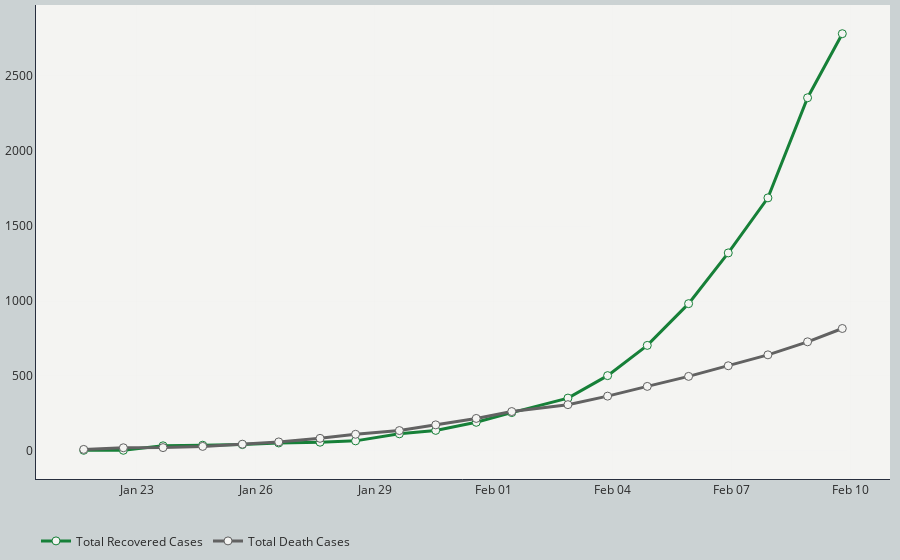

The notebook cell this image was saved under:
### Code cell
# Line plot for recovered cases
# Set up tick scale based on confirmed case number
tickList = list(np.arange(0, df_recovered['Mainland China'].max()+200, 500))

# Create empty figure canvas
fig_combine = go.Figure()
# Add trace to the figure
fig_combine.add_trace(go.Scatter(x=df_recovered['Date'], y=df_recovered['Total'],
                                   mode='lines+markers',
                                   name='Total Recovered Cases',
                                   line=dict(color='#168038', width=3),
                                   marker=dict(size=8, color='#f4f4f2',
                                               line=dict(width=1,color='#168038')),
                                   text=[datetime.strftime(d, '%b %d %Y AEDT') for d in df_recovered['Date']],
                                   hovertext=['Total recovered<br>{:,d} cases<br>'.format(i) for i in df_recovered['Total']],
                                   hovertemplate='<b>%{text}</b><br></br>'+
                                                 '%{hovertext}'+
                                                 '<extra></extra>'))
fig_combine.add_trace(go.Scatter(x=df_deaths['Date'], y=df_deaths['Total'],
                                mode='lines+markers',
                                name='Total Death Cases',
                                line=dict(color='#626262', width=3),
                                marker=dict(size=8, color='#f4f4f2',
                                            line=dict(width=1,color='#626262')),
                                text=[datetime.strftime(d, '%b %d %Y AEDT') for d in df_deaths['Date']],
                                hovertext=['Total death<br>{:,d} cases<br>'.format(i) for i in df_deaths['Total']],
                                hovertemplate='<b>%{text}</b><br></br>'+
                                              '%{hovertext}'+
                                              '<extra></extra>'))
# Customise layout
fig_combine.update_layout(
    #title=dict(
    #    text="<b>Recovered Cases Timeline<b>",
    #    y=0.96, x=0.5, xanchor='center', yanchor='top',
    #    font=dict(size=20, color="#292929", family="Playfair Display")
    #),
    margin=go.layout.Margin(
        l=10,
        r=10,
        b=10,
        t=5,
        pad=0
    ),
    yaxis=dict(
        showline=True, linecolor='#272e3e',
        zeroline=False,
        gridcolor='rgba(203, 210, 211,.3)',
        gridwidth = .1,
        tickmode='array',
        # Set tick range based on the maximum number
        tickvals=tickList,
        # Set tick label accordingly
        ticktext=['{:.0f}'.format(i) for i in tickList]
    ),
#    yaxis_title="Total Recovered Case Number",
    xaxis=dict(
        showline=True, linecolor='#272e3e',
        gridcolor='rgba(203, 210, 211,.3)',
        gridwidth = .1,
        zeroline=False
    ),
    xaxis_tickformat='%b %d',
    hovermode = 'x',
    legend_orientation="h",
#    legend=dict(x=.35, y=-.05),
    plot_bgcolor='#f4f4f2',
    paper_bgcolor='#cbd2d3',
    font=dict(color='#292929')
)

fig_combine.show()

### Figure 1 — Plotly figure (JSON) as saved in the notebook; plotly's stock layout.template omitted (floating-point values rounded to 4 significant figures)
{"data": [{"hovertemplate": "<b>%{text}</b><br></br>%{hovertext}<extra></extra>", "hovertext": ["Total recovered<br>2,784 cases<br>", "Total recovered<br>2,356 cases<br>", "Total recovered<br>1,687 cases<br>", "Total recovered<br>1,319 cases<br>", "Total recovered<br>980 cases<br>", "Total recovered<br>701 cases<br>", "Total recovered<br>499 cases<br>", "Total recovered<br>349 cases<br>", "Total recovered<br>252 cases<br>", "Total recovered<br>187 cases<br>", "Total recovered<br>133 cases<br>", "Total recovered<br>110 cases<br>", "Total recovered<br>63 cases<br>", "Total recovered<br>54 cases<br>", "Total recovered<br>49 cases<br>", "Total recovered<br>38 cases<br>", "Total recovered<br>34 cases<br>", "Total recovered<br>30 cases<br>", "Total recovered<br>0 cases<br>", "Total recovered<br>0 cases<br>"], "line": {"color": "#168038", "width": 3}, "marker": {"color": "#f4f4f2", "line": {"color": "#168038", "width": 1}, "size": 8}, "mode": "lines+markers", "name": "Total Recovered Cases", "text": ["Feb 09 2020 AEDT", "Feb 08 2020 AEDT", "Feb 07 2020 AEDT", "Feb 06 2020 AEDT", "Feb 05 2020 AEDT", "Feb 04 2020 AEDT", "Feb 03 2020 AEDT", "Feb 02 2020 AEDT", "Feb 01 2020 AEDT", "Jan 31 2020 AEDT", "Jan 30 2020 AEDT", "Jan 29 2020 AEDT", "Jan 28 2020 AEDT", "Jan 27 2020 AEDT", "Jan 26 2020 AEDT", "Jan 25 2020 AEDT", "Jan 24 2020 AEDT", "Jan 23 2020 AEDT", "Jan 22 2020 AEDT", "Jan 21 2020 AEDT"], "type": "scatter", "x": ["2020-02-09T19:00:00", "2020-02-08T22:00:00", "2020-02-07T22:00:00", "2020-02-06T22:00:00", "2020-02-05T22:00:00", "2020-02-04T21:00:00", "2020-02-03T21:00:00", "2020-02-02T21:00:00", "2020-02-01T11:00:00", "2020-01-31T13:30:00", "2020-01-30T13:00:00", "2020-01-29T15:00:00", "2020-01-28T12:30:00", "2020-01-27T15:00:00", "2020-01-26T14:00:00", "2020-01-25T16:00:00", "2020-01-24T16:00:00", "2020-01-23T16:00:00", "2020-01-22T16:00:00", "2020-01-21T16:00:00"], "y": [2784, 2356, 1687, 1319, 980, 701, 499, 349, 252, 187, 133, 110, 63, 54, 49, 38, 34, 30, 0, 0]}, {"hovertemplate": "<b>%{text}</b><br></br>%{hovertext}<extra></extra>", "hovertext": ["Total death<br>814 cases<br>", "Total death<br>725 cases<br>", "Total death<br>638 cases<br>", "Total death<br>565 cases<br>", "Total death<br>494 cases<br>", "Total death<br>427 cases<br>", "Total death<br>362 cases<br>", "Total death<br>305 cases<br>", "Total death<br>259 cases<br>", "Total death<br>213 cases<br>", "Total death<br>170 cases<br>", "Total death<br>132 cases<br>", "Total death<br>107 cases<br>", "Total death<br>80 cases<br>", "Total death<br>56 cases<br>", "Total death<br>41 cases<br>", "Total death<br>26 cases<br>", "Total death<br>18 cases<br>", "Total death<br>17 cases<br>", "Total death<br>6 cases<br>"], "line": {"color": "#626262", "width": 3}, "marker": {"color": "#f4f4f2", "line": {"color": "#626262", "width": 1}, "size": 8}, "mode": "lines+markers", "name": "Total Death Cases", "text": ["Feb 09 2020 AEDT", "Feb 08 2020 AEDT", "Feb 07 2020 AEDT", "Feb 06 2020 AEDT", "Feb 05 2020 AEDT", "Feb 04 2020 AEDT", "Feb 03 2020 AEDT", "Feb 02 2020 AEDT", "Feb 01 2020 AEDT", "Jan 31 2020 AEDT", "Jan 30 2020 AEDT", "Jan 29 2020 AEDT", "Jan 28 2020 AEDT", "Jan 27 2020 AEDT", "Jan 26 2020 AEDT", "Jan 25 2020 AEDT", "Jan 24 2020 AEDT", "Jan 23 2020 AEDT", "Jan 22 2020 AEDT", "Jan 21 2020 AEDT"], "type": "scatter", "x": ["2020-02-09T19:00:00", "2020-02-08T22:00:00", "2020-02-07T22:00:00", "2020-02-06T22:00:00", "2020-02-05T22:00:00", "2020-02-04T21:00:00", "2020-02-03T21:00:00", "2020-02-02T21:00:00", "2020-02-01T11:00:00", "2020-01-31T13:30:00", "2020-01-30T13:00:00", "2020-01-29T15:00:00", "2020-01-28T12:30:00", "2020-01-27T15:00:00", "2020-01-26T14:00:00", "2020-01-25T16:00:00", "2020-01-24T16:00:00", "2020-01-23T16:00:00", "2020-01-22T16:00:00", "2020-01-21T16:00:00"], "y": [814, 725, 638, 565, 494, 427, 362, 305, 259, 213, 170, 132, 107, 80, 56, 41, 26, 18, 17, 6]}], "layout": {"font": {"color": "#292929"}, "hovermode": "x", "legend": {"orientation": "h"}, "margin": {"b": 10, "l": 10, "pad": 0, "r": 10, "t": 5}, "paper_bgcolor": "#cbd2d3", "plot_bgcolor": "#f4f4f2", "xaxis": {"gridcolor": "rgba(203, 210, 211,.3)", "gridwidth": 0.1, "linecolor": "#272e3e", "showline": true, "tickformat": "%b %d", "zeroline": false}, "yaxis": {"gridcolor": "rgba(203, 210, 211,.3)", "gridwidth": 0.1, "linecolor": "#272e3e", "showline": true, "tickmode": "array", "ticktext": ["0", "500", "1000", "1500", "2000", "2500"], "tickvals": [0, 500, 1000, 1500, 2000, 2500], "zeroline": false}}}
